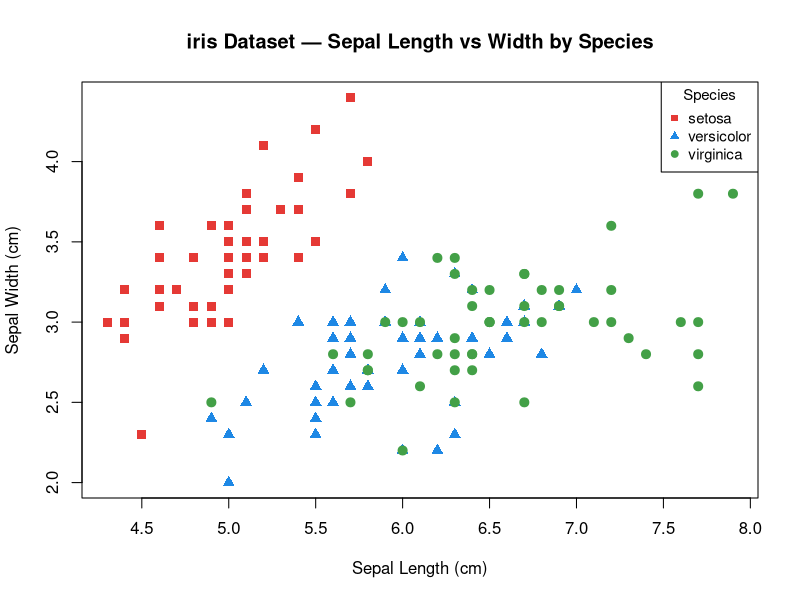

The R source for this figure:
# ============================================================
#  BCA 4th Semester | R Programming Assignment
#  Student  : Rishab Rautela
#  Status : Debbared 
#  Deadline : 10 April 2026
# ============================================================

# ── Q1 [Unit 1] All Data Types with Verification ────────────
cat("===== Q1: R Data Types =====\n")

# Integer
age <- 21L
cat(sprintf("integer   | value: %-8s | is.integer: %s | class: %s\n",
            age, is.integer(age), class(age)))

# Double
height <- 5.9
cat(sprintf("double    | value: %-8s | is.double : %s | class: %s\n",
            height, is.double(height), class(height)))

# Character
name <- "Anish Dawan"
cat(sprintf("character | value: %-12s | is.character: %s | nchar: %d\n",
            name, is.character(name), nchar(name)))

# Logical
is_pass <- TRUE
cat(sprintf("logical   | value: %-8s | is.logical : %s\n",
            is_pass, is.logical(is_pass)))

# Complex
z <- 3 + 4i
cat(sprintf("complex   | value: %-8s | Mod: %.2f | Arg: %.4f rad\n",
            z, Mod(z), Arg(z)))

# Raw
raw_val <- chartr("", "", "A")
r <- as.raw(65L)  # ASCII 65 = 'A'
cat(sprintf("raw       | value: %s | is.raw: %s\n\n", r, is.raw(r)))

# Type conversion table
cat("Type Conversion Table:\n")
cat(sprintf("  %-10s → integer: %-5s char: %-10s logical: %s\n",
            "3.7", as.integer(3.7), as.character(3.7), as.logical(3.7)))
cat(sprintf("  %-10s → integer: %-5s double: %-10s logical: %s\n",
            "TRUE", as.integer(TRUE), as.double(TRUE), as.logical(TRUE)))
cat(sprintf("  %-10s → double : %-10s logical: %s\n\n",
            '"0"', as.double("0"), as.logical("TRUE")))


# ── Q2 [Unit 2] Matrix Operations ───────────────────────────
cat("===== Q2: Matrix Operations =====\n")

M <- matrix(c(2, 4, 1,
              7, 3, 8,
              5, 6, 9),
            nrow = 3, ncol = 3, byrow = TRUE)

cat("Original Matrix M:\n"); print(M)

cat("\nTranspose of M:\n");         print(t(M))
cat("\nRow Sums  :", rowSums(M),   "\n")
cat("Col Sums  :", colSums(M),    "\n")
cat("Row Means :", rowMeans(M),   "\n")
cat("Col Means :", colMeans(M),   "\n")
cat("\nM × 5:\n");                  print(M * 5)
cat("\nM² (element-wise):\n");      print(M ^ 2)
cat("\nMatrix Multiplication M × M:\n"); print(M %*% M)

# Determinant & inverse (needs non-singular matrix)
det_M <- det(M)
cat(sprintf("\nDeterminant of M : %.2f\n", det_M))
if (abs(det_M) > 1e-10) {
  inv_M <- solve(M)
  cat("Inverse of M:\n"); print(round(inv_M, 4))
  cat("Verify M × inv(M) ≈ Identity:\n")
  print(round(M %*% inv_M, 6))
}

# Diagonal and trace
cat(sprintf("\nMain Diagonal : %s\n", paste(diag(M), collapse = ", ")))
cat(sprintf("Trace (sum of diag): %d\n\n", sum(diag(M))))


# ── Q3 [Unit 2] iris Dataset — Colour-coded Scatter ─────────
cat("===== Q3: iris Dataset — Species Scatter Plot =====\n")

data(iris)
cat(sprintf("Dataset: %d rows × %d columns\n", nrow(iris), ncol(iris)))
cat("Species:\n")
for (sp in levels(iris$Species)) {
  n <- sum(iris$Species == sp)
  cat(sprintf("  %-15s: %d observations\n", sp, n))
}

# Summary stats per species
cat("\nSepal.Length by Species:\n")
for (sp in levels(iris$Species)) {
  sub <- iris[iris$Species == sp, "Sepal.Length"]
  cat(sprintf("  %-15s: mean=%.2f  sd=%.2f  range=%.1f–%.1f\n",
              sp, mean(sub), sd(sub), min(sub), max(sub)))
}

# Scatter plot with colour per species
species_cols <- c("setosa" = "#E53935",
                  "versicolor" = "#1E88E5",
                  "virginica"  = "#43A047")
plot(
  iris$Sepal.Length, iris$Sepal.Width,
  col  = species_cols[as.character(iris$Species)],
  pch  = c(setosa=15, versicolor=17, virginica=19)[as.character(iris$Species)],
  cex  = 1.2,
  main = "iris Dataset — Sepal Length vs Width by Species",
  xlab = "Sepal Length (cm)",
  ylab = "Sepal Width (cm)"
)
legend("topright",
       legend = levels(iris$Species),
       col    = unname(species_cols),
       pch    = c(15,17,19),
       title  = "Species", cex = 0.9)

# Correlation per species
cat("\nCorrelation(Sepal.Length, Sepal.Width) by Species:\n")
for (sp in levels(iris$Species)) {
  sub <- iris[iris$Species == sp, ]
  r   <- cor(sub$Sepal.Length, sub$Sepal.Width)
  cat(sprintf("  %-15s: r = %+.4f\n", sp, r))
}
cat("\n")


# ── Q4 [Unit 3] Nested Loops — Star Patterns ────────────────
cat("===== Q4: Star Patterns with Nested Loops =====\n")

rows <- 6L

# Pattern 1: Right triangle
cat("Pattern 1 — Right Triangle:\n")
for (i in 1:rows) {
  cat(strrep("* ", i), "\n", sep = "")
}

# Pattern 2: Inverted triangle
cat("\nPattern 2 — Inverted Triangle:\n")
for (i in rows:1) {
  cat(strrep("* ", i), "\n", sep = "")
}

# Pattern 3: Pyramid
cat("\nPattern 3 — Pyramid:\n")
for (i in 1:rows) {
  cat(strrep(" ", rows - i))
  cat(strrep("* ", i))
  cat("\n")
}

# Pattern 4: Diamond
cat("\nPattern 4 — Diamond:\n")
for (i in 1:rows) {
  cat(strrep(" ", rows - i))
  cat(strrep("* ", i))
  cat("\n")
}
for (i in (rows-1):1) {
  cat(strrep(" ", rows - i))
  cat(strrep("* ", i))
  cat("\n")
}

# Pattern 5: Number triangle
cat("\nPattern 5 — Number Triangle:\n")
for (i in 1:rows) {
  for (j in 1:i) cat(j, "")
  cat("\n")
}

# Pattern 6: Pascal's triangle (bonus)
cat("\nBonus — Pascal's Triangle (6 rows):\n")
pascal <- function(n) {
  row <- 1L
  for (i in 1:n) {
    cat(strrep("  ", n - i))
    cat(paste(row, collapse = "  "), "\n")
    row <- c(0L, row) + c(row, 0L)
  }
}
pascal(6L)
